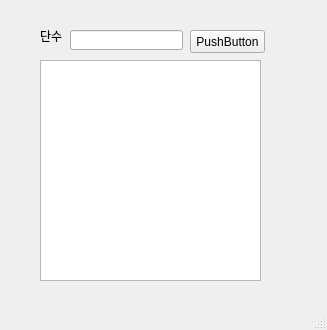
<?xml version="1.0" encoding="UTF-8"?>
<ui version="4.0">
 <class>MainWindow</class>
 <widget class="QMainWindow" name="MainWindow">
  <property name="geometry">
   <rect>
    <x>0</x>
    <y>0</y>
    <width>327</width>
    <height>330</height>
   </rect>
  </property>
  <property name="windowTitle">
   <string>MainWindow</string>
  </property>
  <widget class="QWidget" name="centralwidget">
   <widget class="QLabel" name="label">
    <property name="geometry">
     <rect>
      <x>40</x>
      <y>30</y>
      <width>56</width>
      <height>12</height>
     </rect>
    </property>
    <property name="text">
     <string>단수</string>
    </property>
   </widget>
   <widget class="QLineEdit" name="dan">
    <property name="geometry">
     <rect>
      <x>70</x>
      <y>30</y>
      <width>113</width>
      <height>20</height>
     </rect>
    </property>
   </widget>
   <widget class="QTextEdit" name="result">
    <property name="geometry">
     <rect>
      <x>40</x>
      <y>60</y>
      <width>221</width>
      <height>221</height>
     </rect>
    </property>
   </widget>
   <widget class="QPushButton" name="btn">
    <property name="geometry">
     <rect>
      <x>190</x>
      <y>30</y>
      <width>75</width>
      <height>23</height>
     </rect>
    </property>
    <property name="text">
     <string>PushButton</string>
    </property>
   </widget>
  </widget>
  <widget class="QMenuBar" name="menubar">
   <property name="geometry">
    <rect>
     <x>0</x>
     <y>0</y>
     <width>327</width>
     <height>21</height>
    </rect>
   </property>
  </widget>
  <widget class="QStatusBar" name="statusbar"/>
 </widget>
 <resources/>
 <connections/>
</ui>
